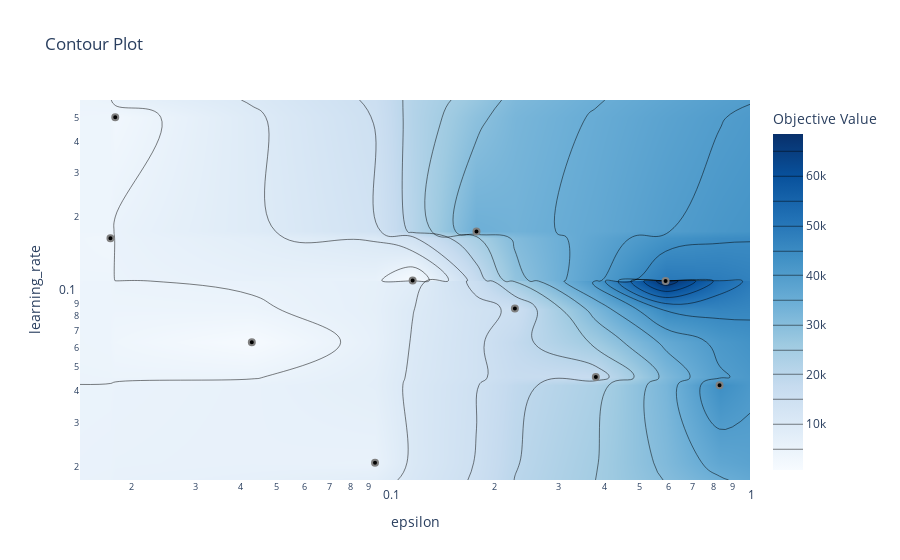

The notebook cell this image was saved under:
### Code cell
optuna.visualization.plot_contour(agent.study, params=['learning_rate', 'epsilon'])

### Figure 1 — Plotly figure (JSON) as saved in the notebook; plotly's stock layout.template omitted (floating-point values rounded to 4 significant figures; data arrays with more than 128 entries replaced by an {"elided": "..."} marker saying what was removed)
{"data": [{"colorbar": {"title": {"text": "Objective Value"}}, "colorscale": [[0, "rgb(247,251,255)"], [0.125, "rgb(222,235,247)"], [0.25, "rgb(198,219,239)"], [0.375, "rgb(158,202,225)"], [0.5, "rgb(107,174,214)"], [0.625, "rgb(66,146,198)"], [0.75, "rgb(33,113,181)"], [0.875, "rgb(8,81,156)"], [1, "rgb(8,48,107)"]], "connectgaps": true, "contours": {"coloring": "heatmap"}, "hoverinfo": "none", "line": {"smoothing": 1.3}, "reversescale": false, "type": "contour", "x": [0.01443, 0.0175, 0.01804, 0.04287, 0.09357, 0.1188, 0.178, 0.227, 0.3791, 0.5899, 0.8304, 1.007], "y": [0.01764, 0.02068, 0.0423, 0.0456, 0.06292, 0.08586, 0.1107, 0.1112, 0.1641, 0.175, 0.502, 0.5888], "z": {"elided": "12x12 float values"}}, {"marker": {"color": "black", "line": {"color": "Gray", "width": 2}}, "mode": "markers", "name": "Feasible Trial", "showlegend": false, "type": "scatter", "x": [0.04287, 0.01804, 0.0175, 0.178, 0.3791, 0.09357, 0.5899, 0.227, 0.1188, 0.8304], "y": [0.06292, 0.502, 0.1641, 0.175, 0.0456, 0.02068, 0.1107, 0.08586, 0.1112, 0.0423]}, {"marker": {"color": "#cccccc", "line": {"color": "Gray", "width": 2}}, "mode": "markers", "name": "Infeasible Trial", "showlegend": false, "type": "scatter", "x": [], "y": []}], "layout": {"title": {"text": "Contour Plot"}, "xaxis": {"range": [-1.841, 0.00308], "title": {"text": "epsilon"}, "type": "log"}, "yaxis": {"range": [-1.754, -0.23], "title": {"text": "learning_rate"}, "type": "log"}}}
